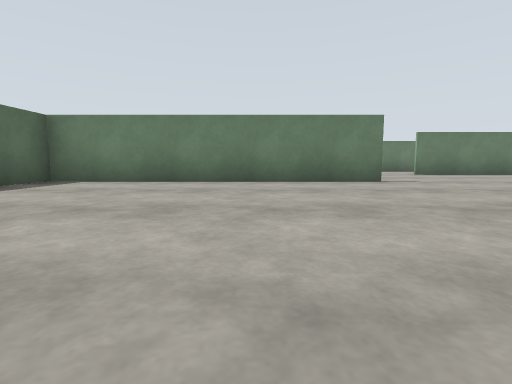
view 1 (above)

16 first-person views from a walk through a Gazebo world. The camera is 0.72 m above the floor, tilts 6° down and sees 85° across. The floor is counted in squares, 2 m on a side. Each view is taken from the middle of a square. On the plan, view 1 faces up. The plan holds only what a view shows up to about 9 squares ahead; the rest is blank. Simple shapes stand in for some stock models.

view 2
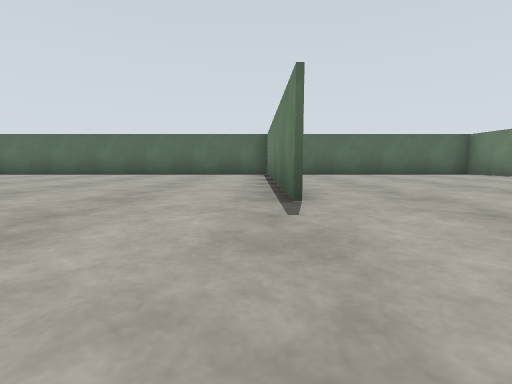

view 3
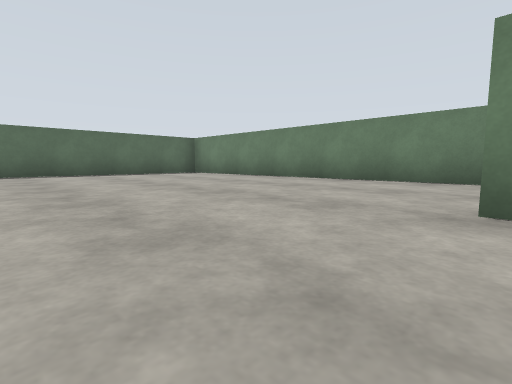

view 4
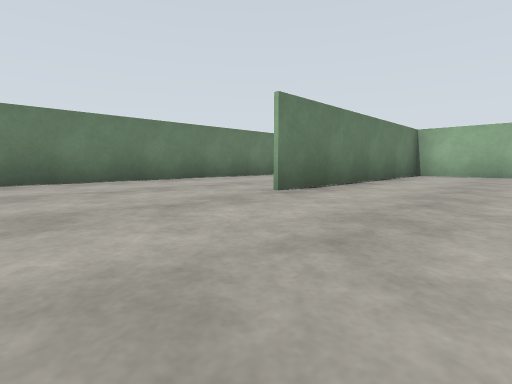

view 5
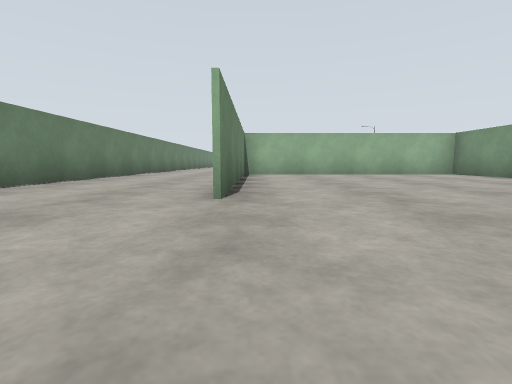

view 6
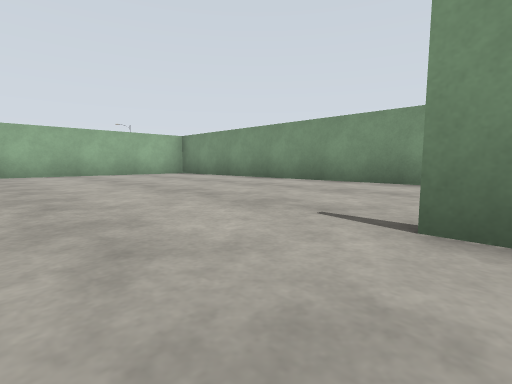

view 7
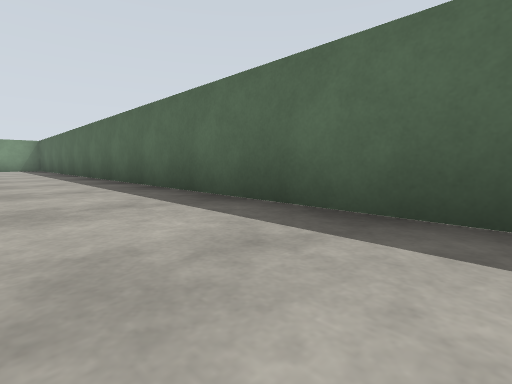

view 8
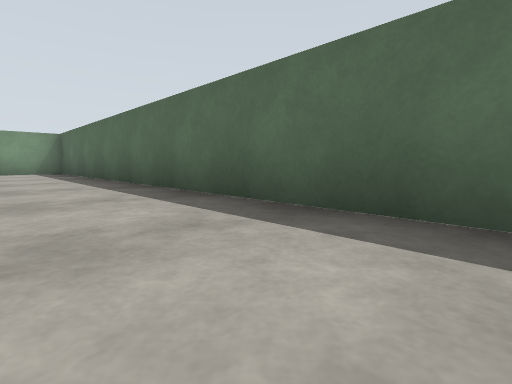

view 9
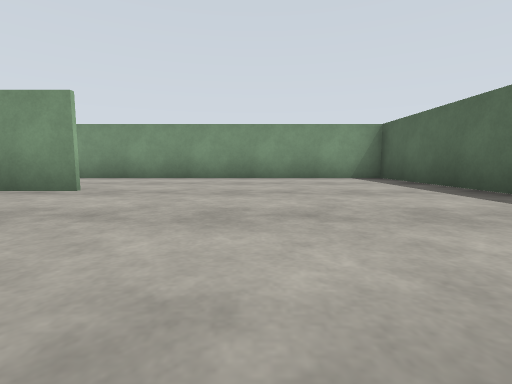

view 10
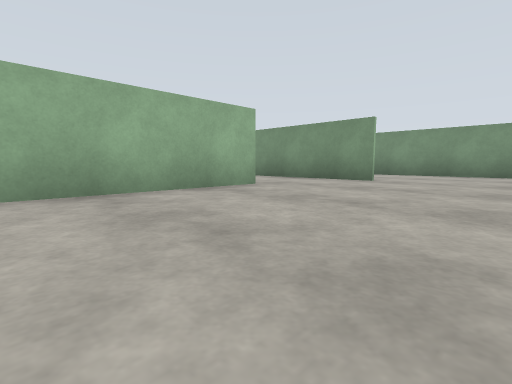

view 11
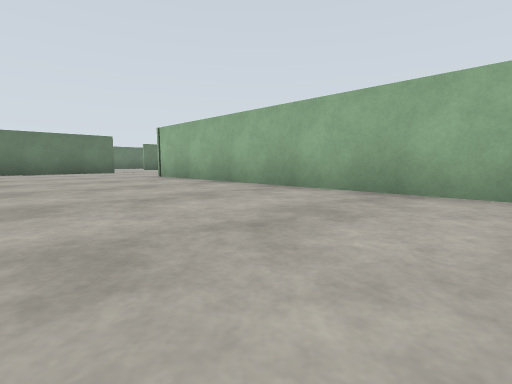

view 12
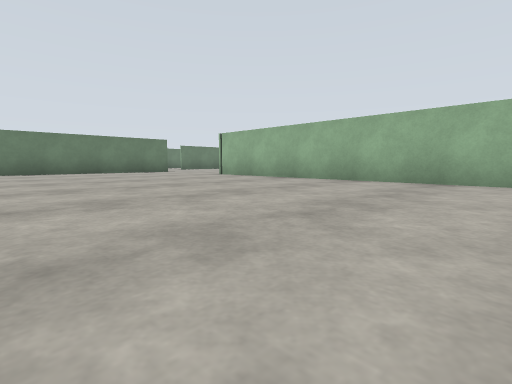

view 13
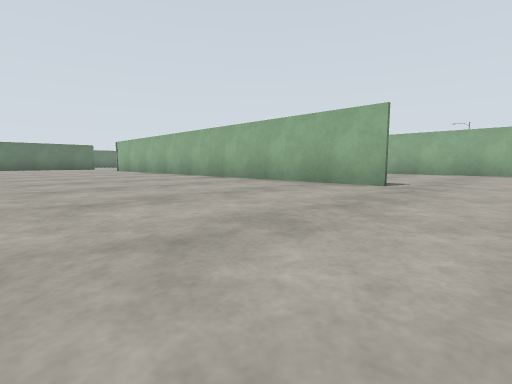

view 14
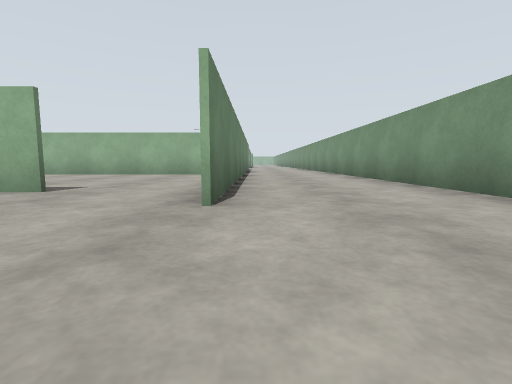

view 15
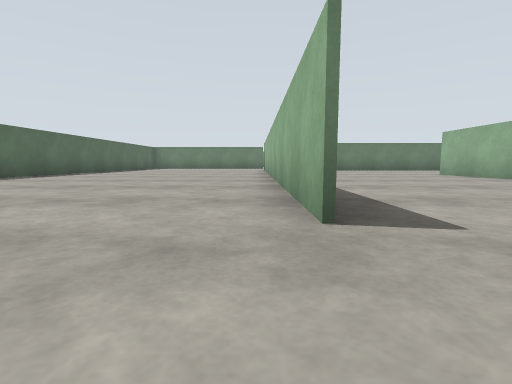

view 16
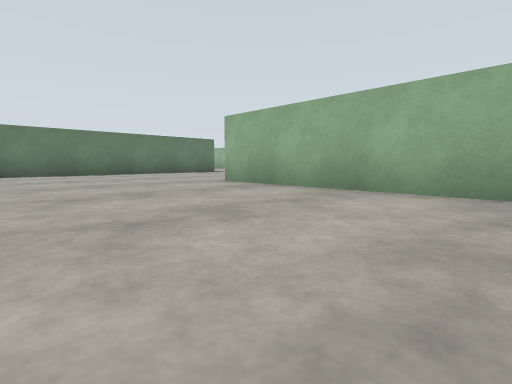

### Floor plan
Points are (right, up) in squares from view 1. A wall is a line through its corners. A room is listed if a view was taken in it or the views show most of it. See-through windows are left out.
Room 1 (views 1, 7, 8, 9, 10, 11, 12, 13, 14, 15)
walls: (2.4, -9.5) (2.4, 2); (1.2, -11.6) (2.4, -11.6); (2.5, 5.4) (-3.9, 5.4) (-3.9, -14.6) (0.6, -14.6)
ways out: opening at (0.5, -13.5) to room 2; opening at (2, -10.5) to room 2; opening at (2, 3.5) to room 2
Room 2 (views 2, 3, 4, 5, 6, 16)
walls: (8, 1.9) (4.4, 1.9); (3.3, 2) (10.5, 2) (10.5, 8.3) (4.8, 8.3); (7.5, -10.6) (7.5, -2.6); (8, -11.6) (1.2, -11.6); (2, 5.4) (2.5, 5.4); (11.1, 11.7) (-3.9, 11.7) (-3.9, 6.4); (2.4, -11.6) (4.6, -11.6); (0.6, -14.6) (8.1, -14.6)
ways out: opening at (0.5, -13.5) to room 1; opening at (2, -10.5) to room 1; opening at (2, 3.5) to room 1

Positions as (right, up) in squares from view 1, and headings:
1: (0, 0), facing up
2: (5, 5), facing left
3: (5, 6), facing up-left
4: (2, 6), facing up-right
5: (2, 8), facing right
6: (2, 7), facing down-right
7: (-2, 0), facing down-left
8: (-2, -4), facing down-left
9: (-1, -8), facing down
10: (-1, -6), facing down-right
11: (-1, -5), facing up-right
12: (-3, -5), facing up-right
13: (-2, -11), facing up-right
14: (-1, -12), facing right
15: (2, -11), facing up
16: (4, -7), facing up-right
